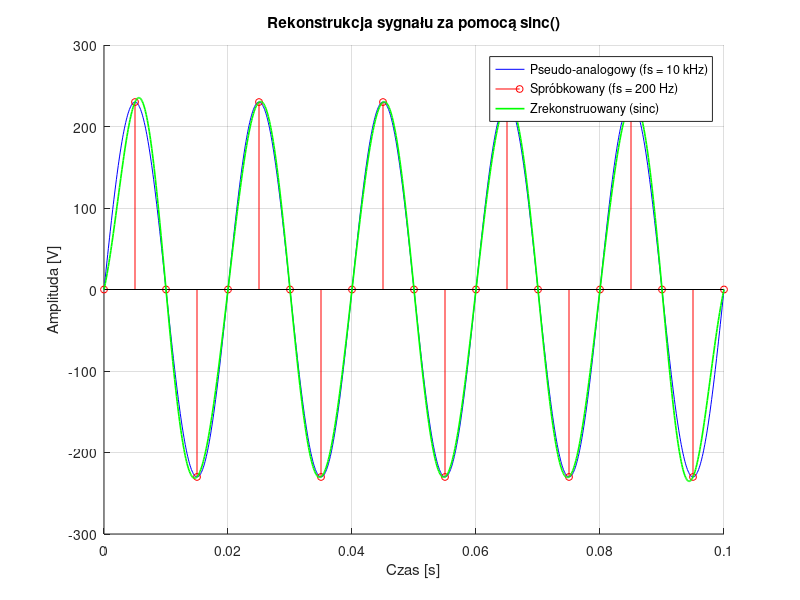
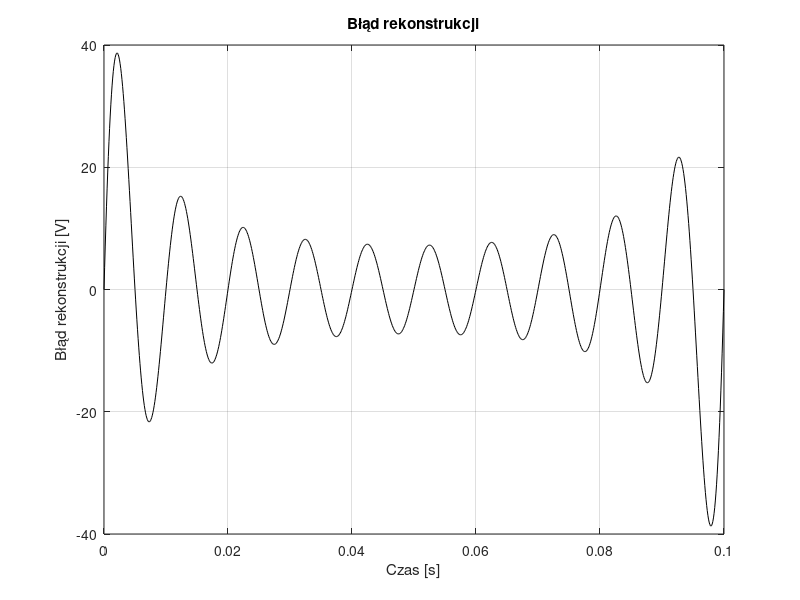

Recreate these plots in MATLAB, in order.
clc; clear; close all;

%% Parametry sygnału
A = 230;      
f = 50;      
fs_analog = 10000; 
fs_sampled = 200; 
T = 0.1;      % Czas trwania [s]


t_analog = 0:1/fs_analog:T;
x_analog = A * sin(2 * pi * f * t_analog);


t_sampled = 0:1/fs_sampled:T;
x_sampled = A * sin(2 * pi * f * t_sampled);

%rekonstrukcja
t_reconstruct = t_analog;  % mialo byc w chw
x_reconstruct = zeros(size(t_reconstruct));

% Rekonstrukcja metodą sinc()
for idx = 1:length(t_reconstruct)
    t = t_reconstruct(idx);
    x_reconstruct(idx) = 0;
    for n = 1:length(t_sampled)  % Sumujemy po próbkach
        T_s = 1/fs_sampled;  % Okres próbkowania
        x_reconstruct(idx) = x_reconstruct(idx) + x_sampled(n) * sinc((t - t_sampled(n)) / T_s);
    end
end

%% Wykresy
figure;
hold on;
plot(t_analog, x_analog, 'b', 'DisplayName', 'Pseudo-analogowy (fs = 10 kHz)');
stem(t_sampled, x_sampled, 'r', 'DisplayName', 'Spróbkowany (fs = 200 Hz)', 'MarkerSize', 5);
plot(t_reconstruct, x_reconstruct, 'g', 'DisplayName', 'Zrekonstruowany (sinc)', 'LineWidth', 1.2);
xlabel('Czas [s]');
ylabel('Amplituda [V]');
title('Rekonstrukcja sygnału za pomocą sinc()');
legend;
grid on;
hold off;

%% Obliczenie błędu rekonstrukcji
error_signal = x_analog - x_reconstruct;

figure;
plot(t_analog, error_signal, 'k');
xlabel('Czas [s]');
ylabel('Błąd rekonstrukcji [V]');
title('Błąd rekonstrukcji');
grid on;
